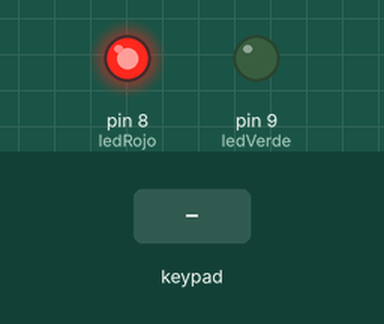
The sketch below on a simulated Arduino Uno, built with avr-gcc and run on an emulated ATmega328P. On the bench: output pins drawn as LEDs (lit = HIGH). Inputs (shaded band) come from the test bench.

Above: at 1.2 s.
1.3 s: key 'A' pressed
At 2.2 s:
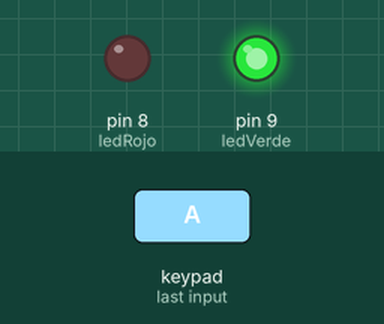
Timing chart, 0 to 7.8 s (numbered marks = the images above; inputs shaded):
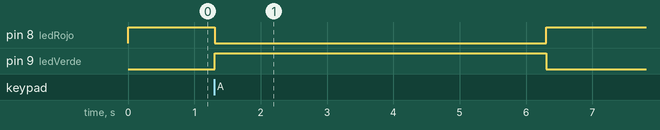

The sketch:

Ejercicio_1_-_Puerta_Abriendose.ino
```cpp
#include <Keypad.h>

int ledRojo = 8;
int ledVerde = 9;

const byte nfilas = 4;
const byte ncolumnas = 4;
char teclas[nfilas][ncolumnas] = {
{'1','2','3','A'},
{'4','5','6','B'},
{'7','8','9','C'},
{'*','0','#','D'}
};
byte pfilas[nfilas] = {5,4,3,2}; // Filas
byte pcolumnas[ncolumnas] = {A3,A2,A1,A0}; //Columnas
Keypad teclado = Keypad( makeKeymap(teclas), pfilas, pcolumnas,
nfilas, ncolumnas );


void setup() {
  pinMode(ledRojo,OUTPUT);
  pinMode(ledVerde,OUTPUT);
}

void loop() {
  if(teclado.getKey() == 'A'){
    digitalWrite(ledRojo,LOW);
    digitalWrite(ledVerde,HIGH);
    delay(5000);
  }
  digitalWrite(ledVerde,LOW);
  digitalWrite(ledRojo,HIGH);
}
```

Measured:
- after the input at 1.3 s, pin 8 (ledRojo): HIGH → LOW at once, → HIGH 5.0 s later; pin 9 (ledVerde): LOW → HIGH at once, → LOW 5.0 s later
